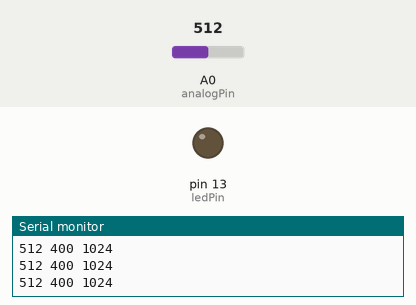
The sketch below on a simulated Arduino Uno, built with avr-gcc and run on an emulated ATmega328P. Shown: output pins drawn as LEDs (lit = HIGH), the last lines printed to the serial monitor. Inputs (shaded band) come from the test bench; at power-on: A0 (analogPin) = 512.

Above: at 1.2 s.
1.3 s: A0 (analogPin) set to 413
2.8 s: A0 (analogPin) set to 382
4.3 s: A0 (analogPin) set to 410
At 4.6 s:
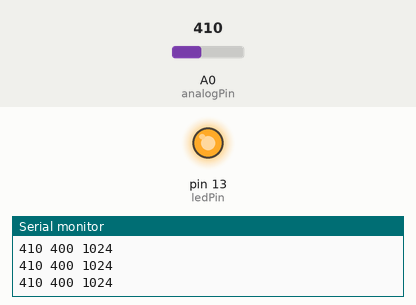
5.8 s: A0 (analogPin) set to 390
At 6.5 s:
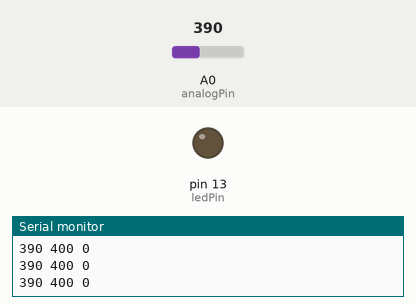
7.3 s: A0 (analogPin) set to 511
At 8.2 s:
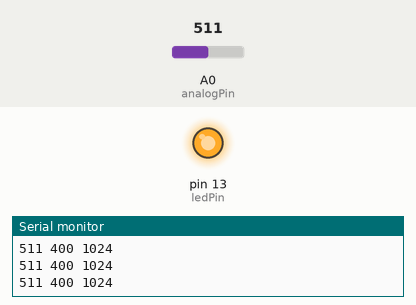
Timing chart, 0 to 9.8 s (numbered marks = the images above; inputs shaded):
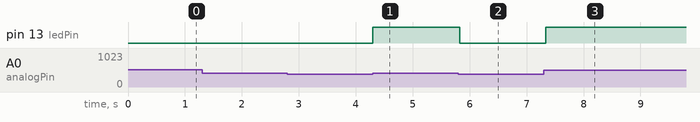

The sketch:

Ejercicio07-Detectar_Alarma.ino
```cpp
const int analogPin = A0;   // pin that the sensor is attached to
const int ledPin = 13;      // pin that the LED is attached to
const int threshold = 400;  // an arbitrary threshold level that's in the range of the analog input
boolean alarma;				//1 = ALARMA, 0 = NO ALARMA

void setup() {
  // initialize the LED pin as an output:
  pinMode(ledPin, OUTPUT);
  // initialize serial communications:
  Serial.begin(9600);
  int analogValue = analogRead(analogPin);	//Inicializo el valor de la alarma
  if (analogValue > threshold) {
    alarma = 1;
  }
  else alarma = 0;
}

void loop() {
  // read the value of the potentiometer:
  int analogValue = analogRead(analogPin);	//En cada loop compruebo el valor de la entrada analógica

  // if the analog value is high enough, turn on the LED:
  if (analogValue > threshold) {
    if (alarma == 0) {
      digitalWrite(ledPin, HIGH);
      Serial.println("ALARMA!!!!!!!!!!!!!!");
      alarma = 1;
    }
  } else {
    if (alarma == 1) {
      digitalWrite(ledPin, LOW);
      Serial.println("ALARMA RECUPERADA");
      alarma = 0;
    }
  }

  // print values
  Serial.print(analogValue);
  Serial.print(" ");
  Serial.print(threshold);
  Serial.print(" ");
  Serial.println(alarma * 1024);
  delay(50);
}
```

Measured:
- after the input at 4.3 s, pin 13 (ledPin): LOW → HIGH at once
- after the input at 5.8 s, pin 13 (ledPin): HIGH → LOW at once
- after the input at 7.3 s, pin 13 (ledPin): LOW → HIGH at once
